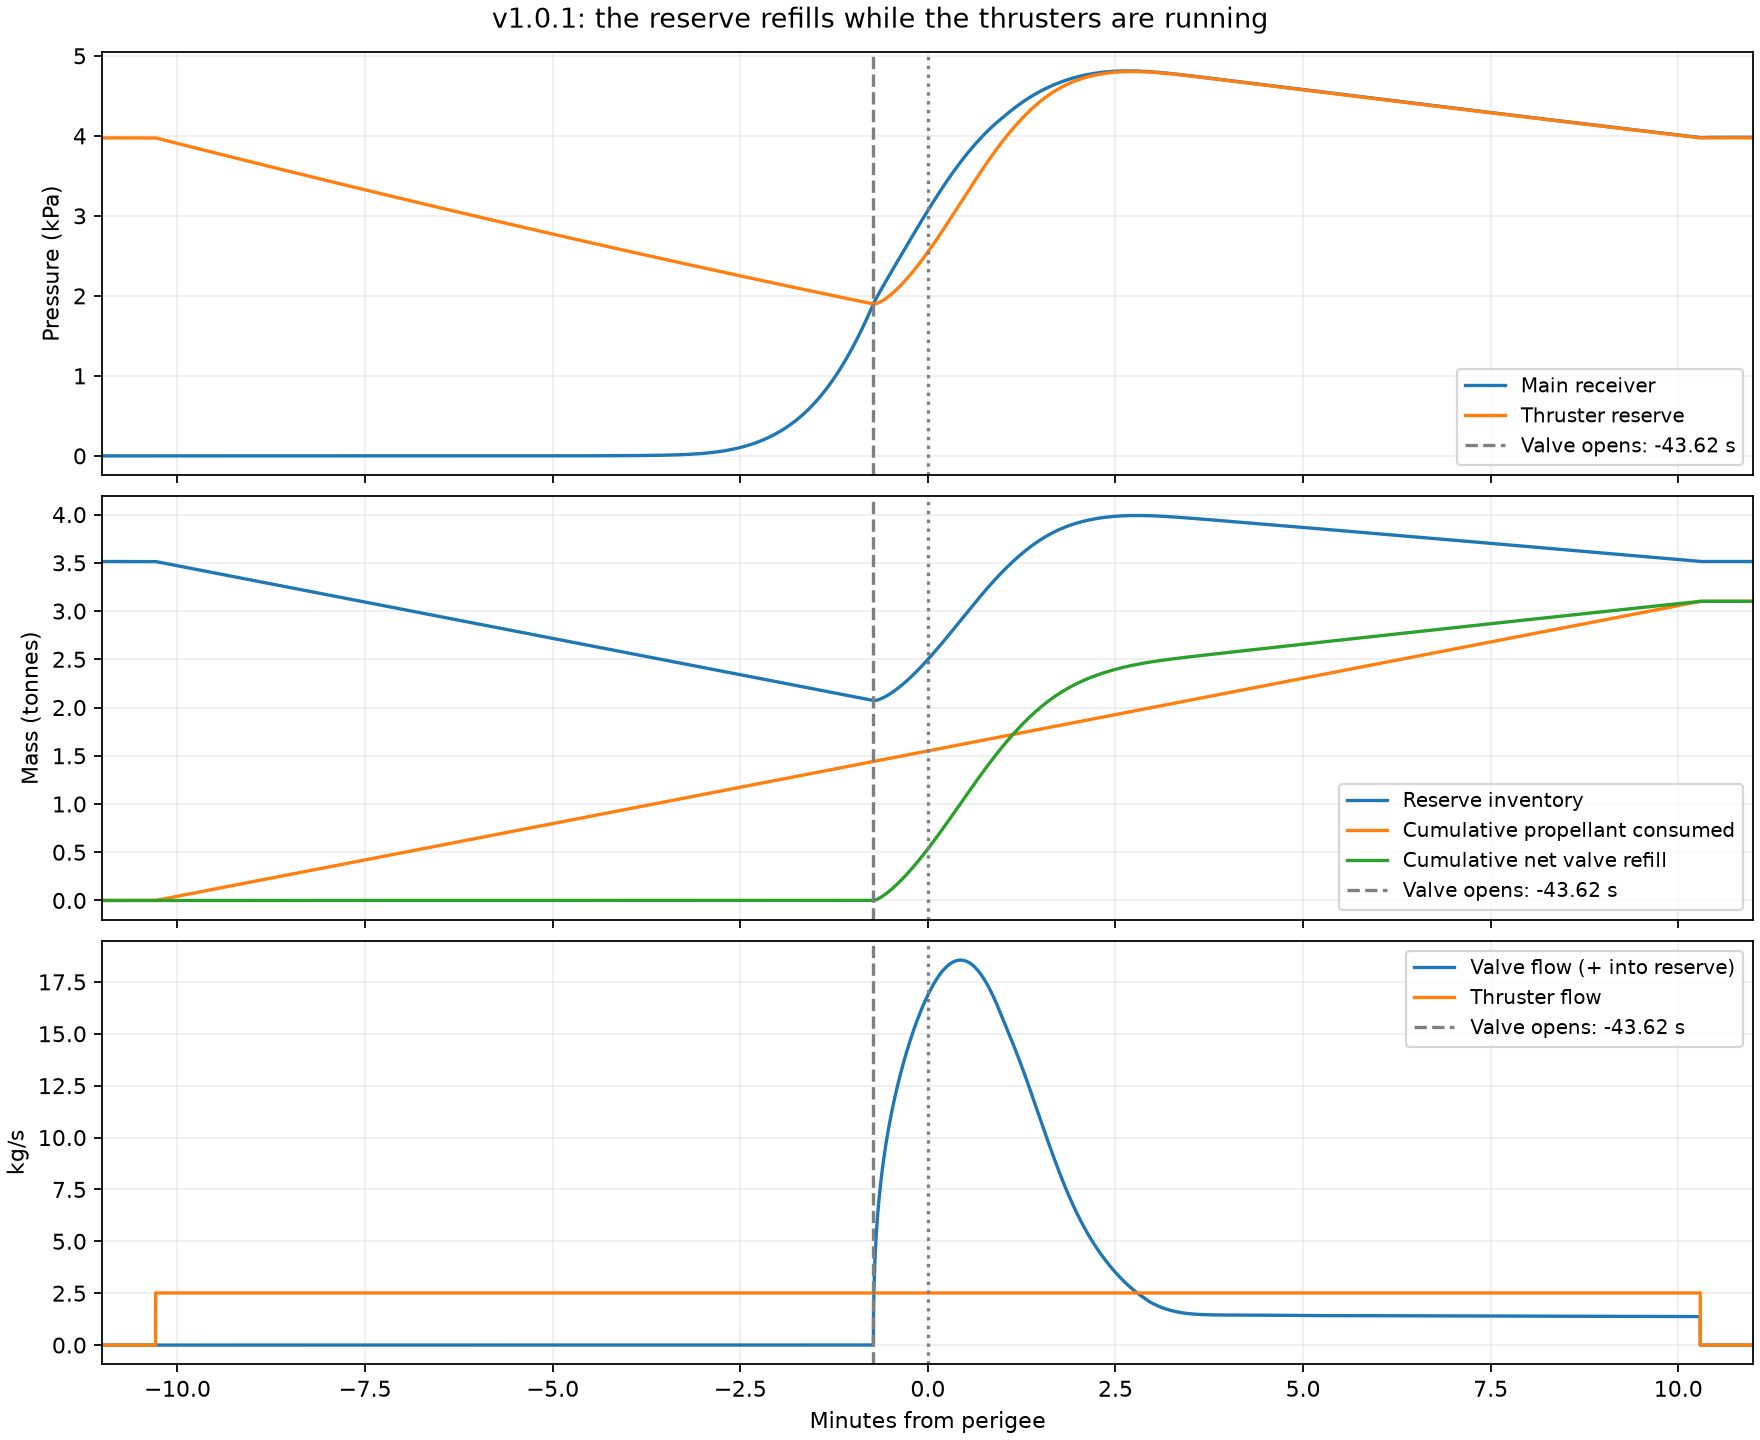

Recreate this plot in Python.
"""Audit fill-while-thrusting from the frozen v1.0.1 trajectory; no new solve."""
from pathlib import Path
import json,gzip
import numpy as np
import matplotlib
matplotlib.use('Agg')
import matplotlib.pyplot as plt
ROOT=Path(__file__).resolve().parents[2]
r=json.load(gzip.open(ROOT/'results/transient/valve_restore/selected_refined.json.gz','rt'))
t=np.array(r['time_s']);h=r['history'];d=r['inputs']['design'];m=np.array(h['buffer_kg']);p=np.array(h['buffer_Pa']);prop=sum(np.array(r['ledger']['prop_'+s]) for s in ('N2','O2','Ar'))
# Reserve has valve exchange and thruster outflow only. This gives net cumulative
# transfer independently of quadrature across the discontinuous opening event.
transfer=m-m[0]+prop
start=-d['burn_s']/2;end=d['burn_s']/2;opening=r['reserve_events'][0]['time_s']
def row(name,when):
 at=lambda a:float(np.interp(when,t,a))
 return dict(event=name,time_s=when,reserve_kg=at(m),reserve_Pa=at(p),main_receiver_Pa=at(np.array(h['pressure_Pa'])[:,4]),consumed_kg=at(prop),net_valve_in_kg=at(transfer))
rows=[row('Burn starts',start),row('Valve opens',opening),row('Minimum reserve',float(t[np.argmin(m)])),row('Perigee',0),row('Maximum reserve',float(t[np.argmax(m)])),row('Burn ends / reserve isolates',end)]
assert abs(transfer[0])<1e-8
assert np.max(abs(transfer[t<opening-1e-6]))<1e-5
out=dict(events=rows,initial_inventory_kg=float(m[0]),total_consumed_kg=float(prop[-1]),net_refill_kg=float(transfer[-1]),closure_kg=float(m[-1]-m[0]),initial_over_total_consumption=float(m[0]/prop[-1]),consumed_before_open_kg=rows[1]['consumed_kg'],remaining_burn_consumption_kg=float(prop[-1]-rows[1]['consumed_kg']),minimum_inventory_fraction=float(min(m)/m[0]),note='Net transfer inferred conservatively from inventory plus cumulative thruster outflow; bidirectional exchange is allowed.')
Path(__file__).with_suffix('.json').write_text(json.dumps(out,indent=2)+'\n')
plt.rcParams['svg.fonttype']='none'
fig,axs=plt.subplots(3,1,figsize=(11,9),sharex=True,layout='constrained')
axs[0].plot(t/60,np.array(h['pressure_Pa'])[:,4]/1000,label='Main receiver');axs[0].plot(t/60,p/1000,label='Thruster reserve');axs[0].set_ylabel('Pressure (kPa)')
axs[1].plot(t/60,m/1000,label='Reserve inventory');axs[1].plot(t/60,prop/1000,label='Cumulative propellant consumed');axs[1].plot(t/60,transfer/1000,label='Cumulative net valve refill');axs[1].set_ylabel('Mass (tonnes)')
axs[2].plot(t/60,h['valve_transfer_kg_s'],label='Valve flow (+ into reserve)');consumption=np.array(h['thrust_MW'])*1e6*2*r['inputs']['capabilities']['eta_thruster']/(d['isp_s']*9.80665)**2
axs[2].plot(t/60,consumption,label='Thruster flow');axs[2].set(xlabel='Minutes from perigee',ylabel='kg/s',xlim=(-11,11))
for ax in axs:
 ax.axvline(opening/60,color='gray',ls='--',label=f'Valve opens: {opening:.2f} s');ax.axvline(0,color='gray',ls=':');ax.grid(alpha=.2);ax.legend(fontsize=9)
fig.suptitle('v1.0.1: the reserve refills while the thrusters are running')
for ext in ['svg','png']:
 path=Path(__file__).with_suffix('.'+ext);fig.savefig(path,dpi=160)
 if ext=='svg':path.write_text('\n'.join(x.rstrip() for x in path.read_text().splitlines())+'\n')
print(json.dumps(out,indent=2))
